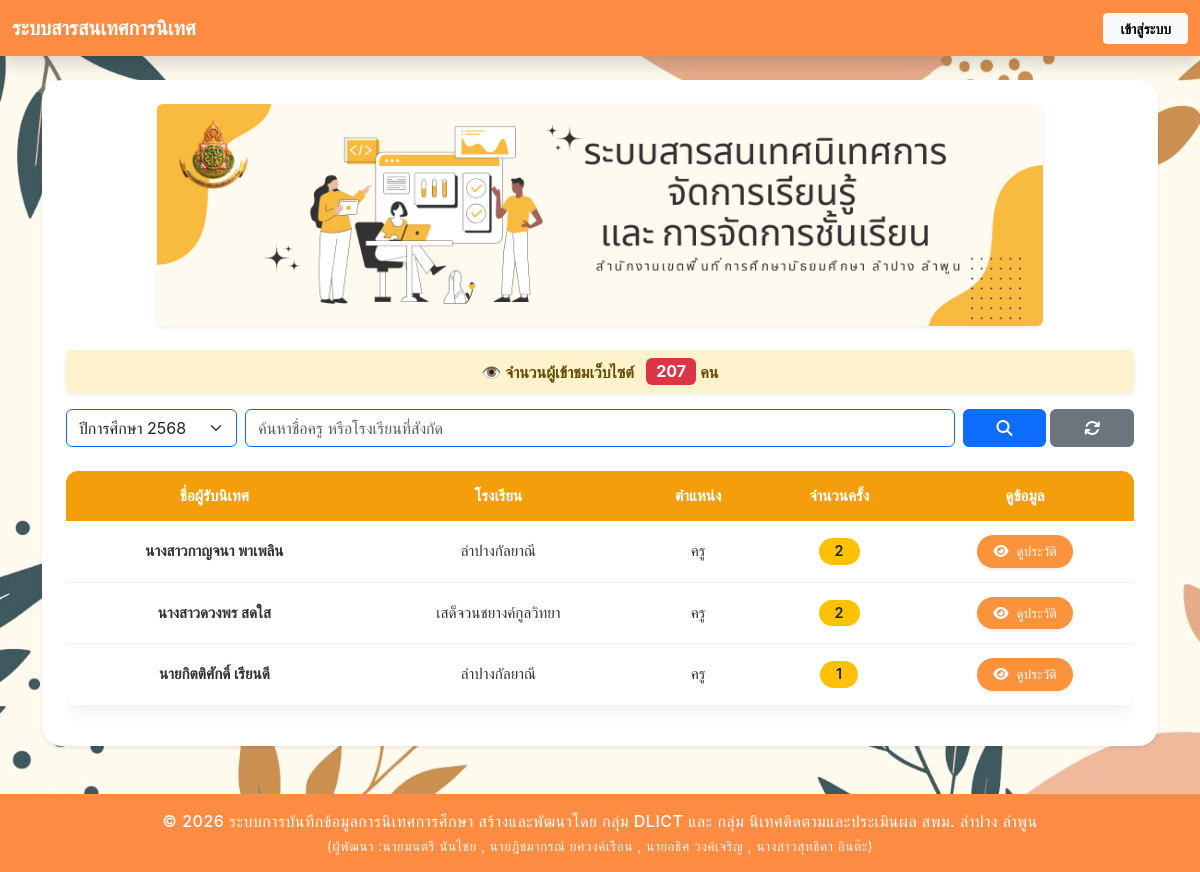
/index.php?academic_year=2568, run on the app's committed database.
### tables this page shows
CREATE TABLE `site_views` (
  `id` int(11) NOT NULL,
  `total_views` int(11) NOT NULL DEFAULT 0
);

CREATE TABLE `teacher` (
  `office_id` int(11) NOT NULL COMMENT 'รหัสสังกัด',
  `school_id` int(11) NOT NULL COMMENT 'รหัสโรงเรียน',
  `t_pid` varchar(13) NOT NULL COMMENT 'รหัสบัตร ปชช. ครู',
  `prefix_id` int(11) NOT NULL COMMENT 'รหัสคำนำหน้า',
  `f_name` varchar(100) DEFAULT NULL COMMENT 'ชื่อ',
  `m_name` varchar(100) DEFAULT NULL COMMENT 'ชื่อกลาง',
  `l_name` varchar(100) DEFAULT NULL COMMENT 'นามสกุล',
  `subjectgroup_id` int(11) NOT NULL COMMENT 'รหัสกลุ่มสาระฯ',
  `position_id` int(11) NOT NULL COMMENT 'รหัสตำแหน่ง',
  `rank_id` int(11) NOT NULL COMMENT 'รหัสวิทยฐานะ'
);

CREATE TABLE `school` (
  `school_id` int(11) NOT NULL COMMENT 'รหัสโรงเรียน',
  `school_name` varchar(255) DEFAULT NULL COMMENT 'ชื่อโรงเรียน'
);

CREATE TABLE `position` (
  `position_id` int(11) NOT NULL COMMENT 'รหัสตำแหน่ง',
  `position_name` varchar(255) DEFAULT NULL COMMENT 'ชื่อตำแหน่ง'
);

### index.php (the view, shortened to what this page needs)
<?php
require_once 'config/db_connect.php';
$stmt = $conn->prepare("SELECT total_views FROM site_views LIMIT 1");
$stmt->execute();
$views = $stmt->fetchColumn();
$limit  = 30;
$page   = (isset($_GET['page']) && is_numeric($_GET['page'])) ? (int)$_GET['page'] : 1;
$page   = max($page, 1);
$offset = ($page - 1) * $limit;
$search_name   = $_GET['search_name'] ?? '';
$selected_year = $_GET['academic_year'] ?? '';
$year_sql = "
    SELECT DISTINCT academic_year FROM supervision_sessions WHERE academic_year IS NOT NULL
    UNION
    SELECT DISTINCT academic_year FROM quick_win WHERE academic_year IS NOT NULL
    ORDER BY academic_year DESC
";
$stmt_year = $conn->prepare($year_sql);
$stmt_year->execute();
$academic_years = $stmt_year->fetchAll(PDO::FETCH_COLUMN);
try {
    $sql = "
        SELECT
            t.t_pid AS teacher_t_pid,
            CONCAT(IFNULL(p.prefix_name,''), t.f_name,' ',t.l_name) AS teacher_full_name,
            pos.position_name AS teacher_position,
            s.school_name AS t_school,
            (SELECT COUNT(*) FROM supervision_sessions WHERE t_pid = t.t_pid AND deleted_at IS NULL " . (!empty($selected_year) ? " AND academic_year = :year " : "") . ") AS count_normal,
            (SELECT COUNT(*) FROM quick_win WHERE t_pid = t.t_pid AND deleted_at IS NULL " . (!empty($selected_year) ? " AND academic_year = :year " : "") . ") AS count_quickwin,
            GREATEST(
                IFNULL((SELECT MAX(supervision_date) FROM supervision_sessions WHERE t_pid = t.t_pid AND deleted_at IS NULL " . (!empty($selected_year) ? " AND academic_year = :year " : "") . "), '0000-00-00'),
                IFNULL((SELECT MAX(supervision_date) FROM quick_win WHERE t_pid = t.t_pid AND deleted_at IS NULL " . (!empty($selected_year) ? " AND academic_year = :year " : "") . "), '0000-00-00')
            ) AS latest_date
        FROM teacher t
        LEFT JOIN prefix p   ON t.prefix_id = p.prefix_id
        LEFT JOIN position pos ON t.position_id = pos.position_id
        LEFT JOIN school s   ON t.school_id = s.school_id
        WHERE (
            t.t_pid IN (SELECT t_pid FROM supervision_sessions WHERE deleted_at IS NULL " . (!empty($selected_year) ? " AND academic_year = :year " : "") . ")
            OR
            t.t_pid IN (SELECT t_pid FROM quick_win WHERE deleted_at IS NULL " . (!empty($selected_year) ? " AND academic_year = :year " : "") . ")
        )
    ";
    $sql .= " ORDER BY latest_date DESC LIMIT :limit OFFSET :offset";
    $stmt = $conn->prepare($sql);
    $stmt->bindValue(':limit', $limit, PDO::PARAM_INT);
    $stmt->bindValue(':offset', $offset, PDO::PARAM_INT);
    if (!empty($selected_year)) {
        $stmt->bindValue(':year', $selected_year, PDO::PARAM_INT);
    }
    $stmt->execute();
    $results = $stmt->fetchAll(PDO::FETCH_ASSOC);
} catch (PDOException $e) {
    die("Error: " . $e->getMessage());
}
?>
<!DOCTYPE html>
<html lang="th">
<head>
    <link href="https://cdn.jsdelivr.net/npm/bootstrap@5.3.3/dist/css/bootstrap.min.css" rel="stylesheet">
    <link rel="stylesheet" href="https://cdnjs.cloudflare.com/ajax/libs/font-awesome/6.5.0/css/all.min.css">
    <link rel="stylesheet" href="css/styles.css">
    <link rel="stylesheet" href="css/index.css">
    <link rel="stylesheet" href="css/table_teacher.css">
</head>
<body class="bg-light">
    <?php include 'navbar.php'; ?>
    <div class="container mt-4 mb-5">
        <div class="card border-0 shadow-sm p-4">
            <div class="row justify-content-center mb-4">
                <div class="col-12 col-lg-10">
                    <div class="text-center">
                        <img src="images/banner.png"
                            class="img-fluid rounded shadow-sm"
                            style="width: 100%; max-height: 250px; object-fit: contain; background-color: #fff;">
                    </div>
                </div>
            </div>
            <div class="alert alert-warning text-center fw-bold py-2 shadow-sm border-0">
                👁️ จำนวนผู้เข้าชมเว็บไซต์
                <span class="badge bg-danger fs-6 ms-2"><?= number_format($views); ?></span> คน
            </div>
            <form method="GET" class="mb-4" id="filterForm">
                <div class="row g-2">
                    <div class="col-md-2">
                        <select name="academic_year" class="form-select border-primary" onchange="this.form.submit();">
                            <?php foreach ($academic_years as $year): ?>
                                <option value="<?= $year ?>" <?= ($selected_year == $year) ? 'selected' : '' ?>>ปีการศึกษา <?= $year ?></option>
                            <?php endforeach; ?>
                        </select>
                    </div>
                    <div class="col-md-8">
                        <input type="text" name="search_name" class="form-control border-primary" placeholder="ค้นหาชื่อครู หรือโรงเรียนที่สังกัด" value="<?= htmlspecialchars($search_name) ?>">
                    </div>
                    <div class="col-md-2 d-flex gap-1">
                        <button class="btn btn-primary w-100"><i class="fas fa-search"></i></button>
                        <a href="index.php" class="btn btn-secondary w-100"><i class="fas fa-sync"></i></a>
                    </div>
                </div>
            </form>
            <div class="table-responsive" id="search-results">
                <table class="table table-hover align-middle teacher-table">
                    <thead class="table-light">
                        <tr>
                            <th>ชื่อผู้รับนิเทศ</th>
                            <th>โรงเรียน</th>
                            <th>ตำแหน่ง</th>
                            <th class="text-center">จำนวนครั้ง</th>
                            <th class="text-center">ดูข้อมูล</th>
                        </tr>
                    </thead>
                    <tbody>
                        <?php if (empty($results)): ?>
                            <tr>
                                <td colspan="5" class="text-center text-danger py-4">ไม่พบข้อมูลที่ค้นหา</td>
                            </tr>
                        <?php else: ?>
                            <?php foreach ($results as $row): ?>
                                <tr>
                                    <td class="text-center"><strong><?= htmlspecialchars($row['teacher_full_name']) ?></strong></td>
                                    <td class="text-center"><?= htmlspecialchars($row['t_school']) ?></td>
                                    <td class="text-center"><?= htmlspecialchars($row['teacher_position']) ?></td>
                                    <td class="text-center">
                                        <span class="badge rounded-pill bg-warning text-dark px-3">
                                            <?= $row['count_normal'] + $row['count_quickwin'] ?>
                                        </span>
                                    </td>
                                    <td class="text-center">
                                        <form action="session_details.php" method="POST">
                                            <button class="btn btn-info btn-sm px-3 text-white rounded-pill shadow-sm">
                                                <i class="fas fa-eye me-1"></i> ดูประวัติ
                                            </button>
                                        </form>
                                    </td>
                                </tr>
                            <?php endforeach; ?>
                        <?php endif; ?>
                    </tbody>
                </table>
            </div>
        </div>
    </div>
    <?php include 'footer.php'; ?>
</body>
</html>

### css/styles.css (style rules this page uses)
body { background-image: url('../images/bg001.jpg'); background-size: cover; background-repeat: no-repeat; background-position: center center; background-attachment: fixed; background-color: #f8f9fa; }

### css/index.css (style rules this page uses)
body { font-family: 'Inter', sans-serif; background: url('../images/bg001.jpg') no-repeat center center fixed; display: flex; flex-direction: column; min-height: 100vh; }
.card { border-radius: 20px; box-shadow: 0 8px 25px rgba(0, 0, 0, 0.1); }
.badge { transition: transform 0.2s ease; }

### css/table_teacher.css (style rules this page uses)
.teacher-table { border-radius: 12px; overflow: hidden; background-color: #ffffff; box-shadow: 0 6px 18px rgba(0, 0, 0, 0.06); }
.teacher-table thead th { background-color: #f59e0b; color: #ffffff; font-weight: 600; font-size: 0.95rem; text-align: center; padding: 14px 12px; border: none; white-space: nowrap; }
.teacher-table tbody td { padding: 14px 12px; vertical-align: middle; border-bottom: 1px solid #f3f3f3; font-size: 0.95rem; color: #333333; }
.teacher-table tbody tr { transition: background-color 0.25s ease; }
.teacher-table .badge { background-color: #fde68a; color: #92400e; padding: 6px 14px; font-size: 0.9rem; border-radius: 20px; font-weight: 600; }
.teacher-table .btn-info { background-color: #fb923c; border: none; color: #ffffff; border-radius: 18px; padding: 6px 14px; font-size: 0.85rem; transition: all 0.25s ease; }

### navbar.php (style rules this page uses)
:root { --primary-color: #ff8c42; }

### data on the page
site_views: total_views "207"
teacher: teacher_full_name "นางสาวกาญจนา พาเพลิน", school.school_name "ลำปางกัลยาณี", position.position_name "ครู", count_quickwin "2"
teacher: teacher_full_name "นางสาวดวงพร สดใส", school.school_name "เสด็จวนชยางค์กูลวิทยา", position.position_name "ครู", count_quickwin "2"
teacher: teacher_full_name "นายกิตติศักดิ์ เรียนดี", school.school_name "ลำปางกัลยาณี", position.position_name "ครู", count_quickwin "1"
